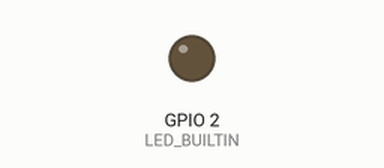
The program below on a simulated ESP32. Parts: output pins drawn as LEDs (lit = HIGH). Random numbers use the default seed unless the program sets one; what the program prints to the serial monitor is not drawn.

Above: at 2.1 s.
At 7.22 s:
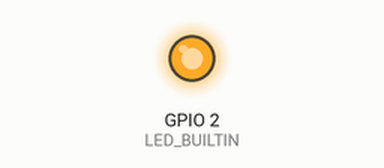
Timing chart, 0 to 9.4 s (numbered marks = the images above):
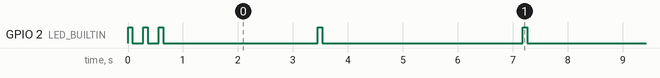

The program:

main.cpp
```cpp
#include <Arduino.h>
#include "Mesh.h"

#define LED_BUILTIN 2
Mesh mesh = Mesh(13, 12, MESH_TRANSMIT_AND_RECEIVE);

// Get random value for device ID (will change on each reboot)
uint8_t device_id = random(0, 255);

void pulseLight() {
    digitalWrite(LED_BUILTIN, HIGH);
    delay(80);
    digitalWrite(LED_BUILTIN, LOW);
    delay(200);
}

void dumpMessage(const MeshMessage &message) {
    Serial.print("Message: id=");
    Serial.print(message.id, DEC);
    Serial.print("; data=");
    Serial.print(message.data[0], HEX);
    Serial.print(" ");
    Serial.print(message.data[1], HEX);
    Serial.print(" ");
    Serial.println(message.data[2], HEX);
}

void setup() {
    pinMode(LED_BUILTIN, OUTPUT);
    Serial.begin(115200);
    Serial.print("Device random ID: ");
    Serial.println(device_id);

    Serial.println("Ready.");
    pulseLight();
    pulseLight();
    pulseLight();
}

void loop() {
    static MeshMessage message;
//    static unsigned long nextSendTime = random(0, 8000);
    static unsigned long nextSendTime = 3000;
    static uint8_t id = 0;

    if (mesh.mode & MESH_RECEIVE  && mesh.receive(&message) == Mesh::RESULT_OK) {
        pulseLight();
        pulseLight();
        dumpMessage(message);
        id = message.id + 1;
    }

    if (mesh.mode & MESH_TRANSMIT && millis() >= nextSendTime) {
        Serial.print("Sending message... ");

        message.id = id++;
        message.data[0] = device_id;
        message.data[1] = 0x33;
        message.data[2] = 0x45;
        mesh.send(&message);

        pulseLight();
        Serial.print("Message sent with id: ");
        Serial.println(message.id);

//        nextSendTime = millis() + random(1000, 8000);
        nextSendTime = millis() + 3000;
    }
}
```

Mesh.cpp
```cpp
//
// Created by samuel on 24-05-21.
//

#include "Mesh.h"

Mesh::Mesh(uint8_t txPin, uint8_t rxPin, uint8_t mode) {
    this->mode = mode;

    if (mode & MESH_TRANSMIT) {
        rcSwitch.enableTransmit(txPin);
    }
    if (mode & MESH_RECEIVE) {
        rcSwitch.enableReceive(rxPin);
    }
}

void Mesh::send(const MeshMessage *message) {
    if (!(mode & MESH_TRANSMIT)) {
        return;
    }

    uint32_t txData = 0;
    txData |= message->id << 3 * 8;
    txData |= message->data[0] << 2 * 8;
    txData |= message->data[1] << 1 * 8;
    txData |= message->data[2];

    markAsReceived(message);

    rcSwitch.send(txData, 4 * 8);
}

Mesh::RESULT Mesh::receive(MeshMessage *message) {
    if (!(mode & MESH_RECEIVE)) {
        return Mesh::RESULT_EMPTY;
    }

    if (!rcSwitch.available()) {
        return Mesh::RESULT_EMPTY;
    }

    // Retrieve message data
    uint32_t data = rcSwitch.getReceivedValue();
    unsigned int receivedBitlength = rcSwitch.getReceivedBitlength();
    rcSwitch.resetAvailable();

    // Check for correct bit size
    if (receivedBitlength != 4 * 8) {
        // Debug output
        Serial.print("Message has invalid bit length: ");
        Serial.println(receivedBitlength);

        return Mesh::RESULT_ERROR;
    }

    // Check if message was already received before
    uint8_t id = data >> 3 * 8;
    if (isIdReceived(id)) {
        // Debug output
        Serial.print("Ignoring message with id: ");
        Serial.println(id);

        return Mesh::RESULT_EMPTY;
    }

    // Store message
    message->id = id;
    message->data[0] = data >> 2 * 8;
    message->data[1] = data >> 1 * 8;
    message->data[2] = data;

    forward(message);

    return Mesh::RESULT_OK;
}

void Mesh::forward(const MeshMessage *message) {
    send(message);
}

void Mesh::markAsReceived(const MeshMessage *message) {
    if (isIdReceived(message->id)) {
        return;
    }

    received_ids[received_ids_pointer++] = message->id;

    // Rolling cache...
    if (received_ids_pointer >= MAX_RECEIVED_IDS) {
        received_ids_pointer = 0;
    }
}

bool Mesh::isIdReceived(uint8_t id) {
    for (uint8_t received_id : received_ids) {
        if (received_id == id) {
            return true;
        }
    }
    return false;
}
```

Mesh.h
```cpp
//
// Created by samuel on 24-05-21.
//

#ifndef RFMESHNETWORK_MESH_H
#define RFMESHNETWORK_MESH_H


#include "MeshMessage.h"
#include "../lib/rc-switch-master/RCSwitch.h"

#define MAX_RECEIVED_IDS 64

#define MESH_TRANSMIT 1
#define MESH_RECEIVE 2
#define MESH_TRANSMIT_AND_RECEIVE 3

class Mesh {
public:
    enum RESULT {
        RESULT_OK = 0,
        RESULT_ERROR = 1,
        RESULT_EMPTY = 2,
    };

    Mesh(uint8_t txPin, uint8_t rxPin, uint8_t mode);

    void send(const MeshMessage *message);

    RESULT receive(MeshMessage *message);

    void forward(const MeshMessage *message);

    uint8_t mode = MESH_TRANSMIT_AND_RECEIVE;

private:
    RCSwitch rcSwitch = RCSwitch();

    void markAsReceived(const MeshMessage *message);

    bool isIdReceived(uint8_t id);

    uint8_t received_ids[MAX_RECEIVED_IDS] = {0};
    uint8_t received_ids_pointer = 0;
};


#endif //RFMESHNETWORK_MESH_H
```

MeshMessage.h
```cpp
//
// Created by samuel on 24-05-21.
//

#ifndef RFMESHNETWORK_MESHMESSAGE_H
#define RFMESHNETWORK_MESHMESSAGE_H

#include <Arduino.h>

struct MeshMessage {
    uint8_t id;
//    uint16_t timeToLive;
//    uint8_t length;
    uint8_t data[3];
};


#endif //RFMESHNETWORK_MESHMESSAGE_H
```
